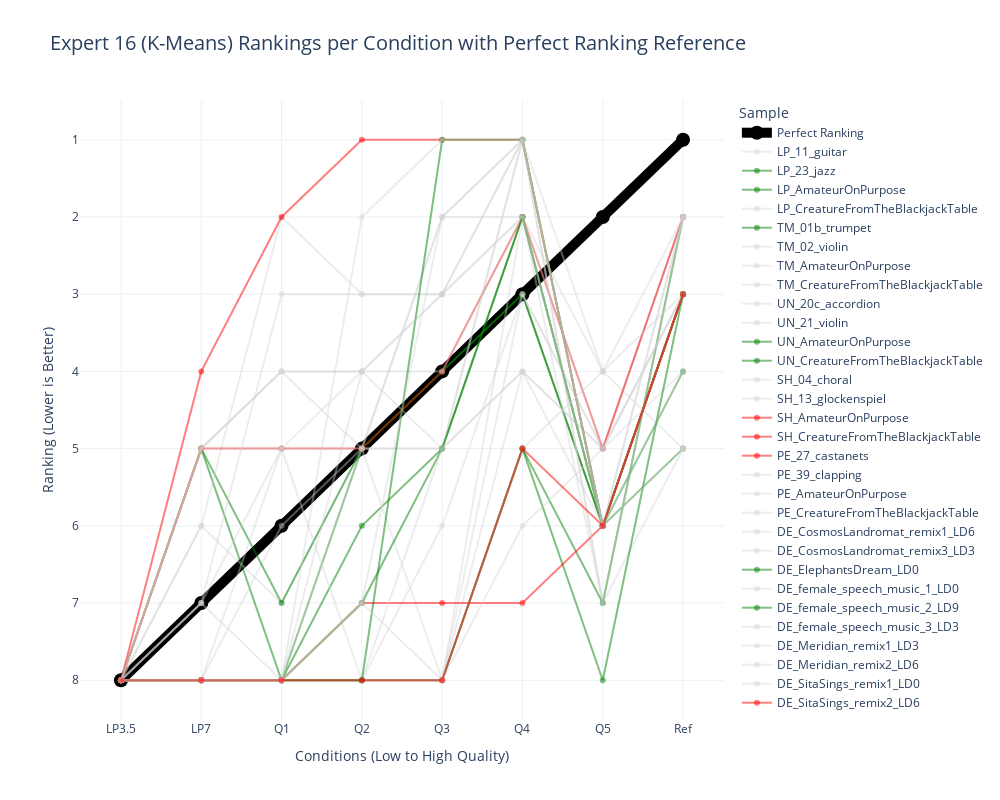

Notebook cell for this chart:
### Code cell
# Spaghetti plot for Expert 16 rankings

reversed_expert16_rankings_hard_hardest = expert16_rankings_kmeans_based[:, ::-1]

# Reshape rankings data for Plotly
expert16_rankings_df = pd.DataFrame(reversed_expert16_rankings_hard_hardest, columns=conditions)
expert16_rankings_df['Sample'] = items

# Melt dataframe for better visualization
expert16_rankings_df_melted = expert16_rankings_df.melt(id_vars=['Sample'], var_name='Condition', value_name='Ranking')

expert16_rankings_df_melted = pd.concat([perfect_df, expert16_rankings_df_melted])


# Define custom colors
color_map = {
    "Perfect Ranking": "black"
}

# Assign green to easy items
for item in easy_easiest_trials_competition_kmeans:
    color_map[item] = "green"

# Assign red to hard items
for item in hard_hardest_trials_competition_kmeans:
    color_map[item] = "red"

# Assign light grey to all other samples
all_samples = expert16_rankings_df_melted['Sample'].unique()
for item in all_samples:
    if item not in color_map:
        color_map[item] = "lightgrey"

# Create plot
fig = px.line(expert16_rankings_df_melted, x='Condition', y='Ranking', color='Sample', markers=True,
              title="Expert 16 (K-Means) Rankings per Condition with Perfect Ranking Reference",
              labels={"Ranking": "Ranking", "Condition": "Conditions (Low to High Quality)"},
              color_discrete_map=color_map,
              template="plotly_white")

# Adjust figure dimensions
fig.update_layout(width=1000, height=800)

# Invert y-axis (lower ranks at top)
fig.update_yaxes(autorange="reversed")

# Modify the "Perfect Ranking" line to be more visible
fig.update_traces(
    selector=dict(name="Perfect Ranking"),
    line=dict(width=10, color='black'),
    marker=dict(size=14, color='black')
)

fig.update_layout(
    title=dict(
        text="Expert 16 (K-Means) Rankings per Condition with Perfect Ranking Reference",
        font=dict(size=20)  # Increase this value for a larger title
    )
)


# Update all traces except "Perfect Ranking" to be slightly transparent
fig.for_each_trace(
    lambda trace: trace.update(line=dict(color='rgba(211,211,211,0.4)')) 
    if trace.name != "Perfect Ranking" and color_map.get(trace.name) == "lightgrey" else None
)

# Optional: update easy and hard items to semi-transparent green and red
fig.for_each_trace(
    lambda trace: trace.update(line=dict(color='rgba(0,128,0,0.5)'))  # green with opacity
    if color_map.get(trace.name) == "green" else None
)
fig.for_each_trace(
    lambda trace: trace.update(line=dict(color='rgba(255,0,0,0.5)'))  # red with opacity
    if color_map.get(trace.name) == "red" else None
)


# Show figure
fig.show()

### Figure 1 — Plotly figure (JSON) as saved in the notebook; plotly's stock layout.template omitted (floating-point values rounded to 4 significant figures)
{"data": [{"hovertemplate": "Sample=Perfect Ranking<br>Conditions (Low to High Quality)=%{x}<br>Ranking (Lower is Better)=%{y}<extra></extra>", "legendgroup": "Perfect Ranking", "line": {"color": "black", "dash": "solid", "width": 10}, "marker": {"color": "black", "size": 14, "symbol": "circle"}, "mode": "lines+markers", "name": "Perfect Ranking", "orientation": "v", "showlegend": true, "type": "scatter", "x": ["LP3.5", "LP7", "Q1", "Q2", "Q3", "Q4", "Q5", "Ref"], "xaxis": "x", "y": [8, 7, 6, 5, 4, 3, 2, 1], "yaxis": "y"}, {"hovertemplate": "Sample=LP_11_guitar<br>Conditions (Low to High Quality)=%{x}<br>Ranking (Lower is Better)=%{y}<extra></extra>", "legendgroup": "LP_11_guitar", "line": {"color": "rgba(211,211,211,0.4)", "dash": "solid"}, "marker": {"symbol": "circle"}, "mode": "lines+markers", "name": "LP_11_guitar", "orientation": "v", "showlegend": true, "type": "scatter", "x": ["LP3.5", "LP7", "Q1", "Q2", "Q3", "Q4", "Q5", "Ref"], "xaxis": "x", "y": [8, 6, 7, 5, 2, 1, 6, 3], "yaxis": "y"}, {"hovertemplate": "Sample=LP_23_jazz<br>Conditions (Low to High Quality)=%{x}<br>Ranking (Lower is Better)=%{y}<extra></extra>", "legendgroup": "LP_23_jazz", "line": {"color": "rgba(0,128,0,0.5)", "dash": "solid"}, "marker": {"symbol": "circle"}, "mode": "lines+markers", "name": "LP_23_jazz", "orientation": "v", "showlegend": true, "type": "scatter", "x": ["LP3.5", "LP7", "Q1", "Q2", "Q3", "Q4", "Q5", "Ref"], "xaxis": "x", "y": [8, 8, 8, 6, 5, 2, 6, 3], "yaxis": "y"}, {"hovertemplate": "Sample=LP_AmateurOnPurpose<br>Conditions (Low to High Quality)=%{x}<br>Ranking (Lower is Better)=%{y}<extra></extra>", "legendgroup": "LP_AmateurOnPurpose", "line": {"color": "rgba(0,128,0,0.5)", "dash": "solid"}, "marker": {"symbol": "circle"}, "mode": "lines+markers", "name": "LP_AmateurOnPurpose", "orientation": "v", "showlegend": true, "type": "scatter", "x": ["LP3.5", "LP7", "Q1", "Q2", "Q3", "Q4", "Q5", "Ref"], "xaxis": "x", "y": [8, 5, 8, 5, 4, 3, 6, 3], "yaxis": "y"}, {"hovertemplate": "Sample=LP_CreatureFromTheBlackjackTable<br>Conditions (Low to High Quality)=%{x}<br>Ranking (Lower is Better)=%{y}<extra></extra>", "legendgroup": "LP_CreatureFromTheBlackjackTable", "line": {"color": "rgba(211,211,211,0.4)", "dash": "solid"}, "marker": {"symbol": "circle"}, "mode": "lines+markers", "name": "LP_CreatureFromTheBlackjackTable", "orientation": "v", "showlegend": true, "type": "scatter", "x": ["LP3.5", "LP7", "Q1", "Q2", "Q3", "Q4", "Q5", "Ref"], "xaxis": "x", "y": [8, 8, 6, 5, 8, 4, 5, 3], "yaxis": "y"}, {"hovertemplate": "Sample=TM_01b_trumpet<br>Conditions (Low to High Quality)=%{x}<br>Ranking (Lower is Better)=%{y}<extra></extra>", "legendgroup": "TM_01b_trumpet", "line": {"color": "rgba(0,128,0,0.5)", "dash": "solid"}, "marker": {"symbol": "circle"}, "mode": "lines+markers", "name": "TM_01b_trumpet", "orientation": "v", "showlegend": true, "type": "scatter", "x": ["LP3.5", "LP7", "Q1", "Q2", "Q3", "Q4", "Q5", "Ref"], "xaxis": "x", "y": [8, 5, 7, 5, 4, 3, 6, 5], "yaxis": "y"}, {"hovertemplate": "Sample=TM_02_violin<br>Conditions (Low to High Quality)=%{x}<br>Ranking (Lower is Better)=%{y}<extra></extra>", "legendgroup": "TM_02_violin", "line": {"color": "rgba(211,211,211,0.4)", "dash": "solid"}, "marker": {"symbol": "circle"}, "mode": "lines+markers", "name": "TM_02_violin", "orientation": "v", "showlegend": true, "type": "scatter", "x": ["LP3.5", "LP7", "Q1", "Q2", "Q3", "Q4", "Q5", "Ref"], "xaxis": "x", "y": [8, 6, 2, 3, 3, 1, 7, 2], "yaxis": "y"}, {"hovertemplate": "Sample=TM_AmateurOnPurpose<br>Conditions (Low to High Quality)=%{x}<br>Ranking (Lower is Better)=%{y}<extra></extra>", "legendgroup": "TM_AmateurOnPurpose", "line": {"color": "rgba(211,211,211,0.4)", "dash": "solid"}, "marker": {"symbol": "circle"}, "mode": "lines+markers", "name": "TM_AmateurOnPurpose", "orientation": "v", "showlegend": true, "type": "scatter", "x": ["LP3.5", "LP7", "Q1", "Q2", "Q3", "Q4", "Q5", "Ref"], "xaxis": "x", "y": [8, 7, 8, 5, 5, 4, 5, 4], "yaxis": "y"}, {"hovertemplate": "Sample=TM_CreatureFromTheBlackjackTable<br>Conditions (Low to High Quality)=%{x}<br>Ranking (Lower is Better)=%{y}<extra></extra>", "legendgroup": "TM_CreatureFromTheBlackjackTable", "line": {"color": "rgba(211,211,211,0.4)", "dash": "solid"}, "marker": {"symbol": "circle"}, "mode": "lines+markers", "name": "TM_CreatureFromTheBlackjackTable", "orientation": "v", "showlegend": true, "type": "scatter", "x": ["LP3.5", "LP7", "Q1", "Q2", "Q3", "Q4", "Q5", "Ref"], "xaxis": "x", "y": [8, 5, 4, 4, 5, 1, 6, 3], "yaxis": "y"}, {"hovertemplate": "Sample=UN_20c_accordion<br>Conditions (Low to High Quality)=%{x}<br>Ranking (Lower is Better)=%{y}<extra></extra>", "legendgroup": "UN_20c_accordion", "line": {"color": "rgba(211,211,211,0.4)", "dash": "solid"}, "marker": {"symbol": "circle"}, "mode": "lines+markers", "name": "UN_20c_accordion", "orientation": "v", "showlegend": true, "type": "scatter", "x": ["LP3.5", "LP7", "Q1", "Q2", "Q3", "Q4", "Q5", "Ref"], "xaxis": "x", "y": [8, 8, 5, 8, 8, 2, 4, 5], "yaxis": "y"}, {"hovertemplate": "Sample=UN_21_violin<br>Conditions (Low to High Quality)=%{x}<br>Ranking (Lower is Better)=%{y}<extra></extra>", "legendgroup": "UN_21_violin", "line": {"color": "rgba(211,211,211,0.4)", "dash": "solid"}, "marker": {"symbol": "circle"}, "mode": "lines+markers", "name": "UN_21_violin", "orientation": "v", "showlegend": true, "type": "scatter", "x": ["LP3.5", "LP7", "Q1", "Q2", "Q3", "Q4", "Q5", "Ref"], "xaxis": "x", "y": [8, 5, 4, 4, 3, 2, 7, 5], "yaxis": "y"}, {"hovertemplate": "Sample=UN_AmateurOnPurpose<br>Conditions (Low to High Quality)=%{x}<br>Ranking (Lower is Better)=%{y}<extra></extra>", "legendgroup": "UN_AmateurOnPurpose", "line": {"color": "rgba(0,128,0,0.5)", "dash": "solid"}, "marker": {"symbol": "circle"}, "mode": "lines+markers", "name": "UN_AmateurOnPurpose", "orientation": "v", "showlegend": true, "type": "scatter", "x": ["LP3.5", "LP7", "Q1", "Q2", "Q3", "Q4", "Q5", "Ref"], "xaxis": "x", "y": [8, 8, 8, 8, 8, 5, 7, 2], "yaxis": "y"}, {"hovertemplate": "Sample=UN_CreatureFromTheBlackjackTable<br>Conditions (Low to High Quality)=%{x}<br>Ranking (Lower is Better)=%{y}<extra></extra>", "legendgroup": "UN_CreatureFromTheBlackjackTable", "line": {"color": "rgba(0,128,0,0.5)", "dash": "solid"}, "marker": {"symbol": "circle"}, "mode": "lines+markers", "name": "UN_CreatureFromTheBlackjackTable", "orientation": "v", "showlegend": true, "type": "scatter", "x": ["LP3.5", "LP7", "Q1", "Q2", "Q3", "Q4", "Q5", "Ref"], "xaxis": "x", "y": [8, 8, 8, 8, 8, 5, 8, 3], "yaxis": "y"}, {"hovertemplate": "Sample=SH_04_choral<br>Conditions (Low to High Quality)=%{x}<br>Ranking (Lower is Better)=%{y}<extra></extra>", "legendgroup": "SH_04_choral", "line": {"color": "rgba(211,211,211,0.4)", "dash": "solid"}, "marker": {"symbol": "circle"}, "mode": "lines+markers", "name": "SH_04_choral", "orientation": "v", "showlegend": true, "type": "scatter", "x": ["LP3.5", "LP7", "Q1", "Q2", "Q3", "Q4", "Q5", "Ref"], "xaxis": "x", "y": [8, 8, 8, 8, 6, 3, 5, 2], "yaxis": "y"}, {"hovertemplate": "Sample=SH_13_glockenspiel<br>Conditions (Low to High Quality)=%{x}<br>Ranking (Lower is Better)=%{y}<extra></extra>", "legendgroup": "SH_13_glockenspiel", "line": {"color": "rgba(211,211,211,0.4)", "dash": "solid"}, "marker": {"symbol": "circle"}, "mode": "lines+markers", "name": "SH_13_glockenspiel", "orientation": "v", "showlegend": true, "type": "scatter", "x": ["LP3.5", "LP7", "Q1", "Q2", "Q3", "Q4", "Q5", "Ref"], "xaxis": "x", "y": [8, 8, 8, 8, 8, 3, 5, 2], "yaxis": "y"}, {"hovertemplate": "Sample=SH_AmateurOnPurpose<br>Conditions (Low to High Quality)=%{x}<br>Ranking (Lower is Better)=%{y}<extra></extra>", "legendgroup": "SH_AmateurOnPurpose", "line": {"color": "rgba(255,0,0,0.5)", "dash": "solid"}, "marker": {"symbol": "circle"}, "mode": "lines+markers", "name": "SH_AmateurOnPurpose", "orientation": "v", "showlegend": true, "type": "scatter", "x": ["LP3.5", "LP7", "Q1", "Q2", "Q3", "Q4", "Q5", "Ref"], "xaxis": "x", "y": [8, 5, 5, 5, 4, 2, 5, 2], "yaxis": "y"}, {"hovertemplate": "Sample=SH_CreatureFromTheBlackjackTable<br>Conditions (Low to High Quality)=%{x}<br>Ranking (Lower is Better)=%{y}<extra></extra>", "legendgroup": "SH_CreatureFromTheBlackjackTable", "line": {"color": "rgba(255,0,0,0.5)", "dash": "solid"}, "marker": {"symbol": "circle"}, "mode": "lines+markers", "name": "SH_CreatureFromTheBlackjackTable", "orientation": "v", "showlegend": true, "type": "scatter", "x": ["LP3.5", "LP7", "Q1", "Q2", "Q3", "Q4", "Q5", "Ref"], "xaxis": "x", "y": [8, 4, 2, 1, 1, 1, 6, 3], "yaxis": "y"}, {"hovertemplate": "Sample=PE_27_castanets<br>Conditions (Low to High Quality)=%{x}<br>Ranking (Lower is Better)=%{y}<extra></extra>", "legendgroup": "PE_27_castanets", "line": {"color": "rgba(255,0,0,0.5)", "dash": "solid"}, "marker": {"symbol": "circle"}, "mode": "lines+markers", "name": "PE_27_castanets", "orientation": "v", "showlegend": true, "type": "scatter", "x": ["LP3.5", "LP7", "Q1", "Q2", "Q3", "Q4", "Q5", "Ref"], "xaxis": "x", "y": [8, 8, 8, 7, 7, 7, 6, 3], "yaxis": "y"}, {"hovertemplate": "Sample=PE_39_clapping<br>Conditions (Low to High Quality)=%{x}<br>Ranking (Lower is Better)=%{y}<extra></extra>", "legendgroup": "PE_39_clapping", "line": {"color": "rgba(211,211,211,0.4)", "dash": "solid"}, "marker": {"symbol": "circle"}, "mode": "lines+markers", "name": "PE_39_clapping", "orientation": "v", "showlegend": true, "type": "scatter", "x": ["LP3.5", "LP7", "Q1", "Q2", "Q3", "Q4", "Q5", "Ref"], "xaxis": "x", "y": [8, 8, 8, 8, 8, 6, 5, 3], "yaxis": "y"}, {"hovertemplate": "Sample=PE_AmateurOnPurpose<br>Conditions (Low to High Quality)=%{x}<br>Ranking (Lower is Better)=%{y}<extra></extra>", "legendgroup": "PE_AmateurOnPurpose", "line": {"color": "rgba(211,211,211,0.4)", "dash": "solid"}, "marker": {"symbol": "circle"}, "mode": "lines+markers", "name": "PE_AmateurOnPurpose", "orientation": "v", "showlegend": true, "type": "scatter", "x": ["LP3.5", "LP7", "Q1", "Q2", "Q3", "Q4", "Q5", "Ref"], "xaxis": "x", "y": [8, 5, 5, 4, 4, 2, 5, 3], "yaxis": "y"}, {"hovertemplate": "Sample=PE_CreatureFromTheBlackjackTable<br>Conditions (Low to High Quality)=%{x}<br>Ranking (Lower is Better)=%{y}<extra></extra>", "legendgroup": "PE_CreatureFromTheBlackjackTable", "line": {"color": "rgba(211,211,211,0.4)", "dash": "solid"}, "marker": {"symbol": "circle"}, "mode": "lines+markers", "name": "PE_CreatureFromTheBlackjackTable", "orientation": "v", "showlegend": true, "type": "scatter", "x": ["LP3.5", "LP7", "Q1", "Q2", "Q3", "Q4", "Q5", "Ref"], "xaxis": "x", "y": [8, 7, 5, 5, 5, 1, 7, 2], "yaxis": "y"}, {"hovertemplate": "Sample=DE_CosmosLandromat_remix1_LD6<br>Conditions (Low to High Quality)=%{x}<br>Ranking (Lower is Better)=%{y}<extra></extra>", "legendgroup": "DE_CosmosLandromat_remix1_LD6", "line": {"color": "rgba(211,211,211,0.4)", "dash": "solid"}, "marker": {"symbol": "circle"}, "mode": "lines+markers", "name": "DE_CosmosLandromat_remix1_LD6", "orientation": "v", "showlegend": true, "type": "scatter", "x": ["LP3.5", "LP7", "Q1", "Q2", "Q3", "Q4", "Q5", "Ref"], "xaxis": "x", "y": [8, 5, 4, 5, 2, 1, 4, 3], "yaxis": "y"}, {"hovertemplate": "Sample=DE_CosmosLandromat_remix3_LD3<br>Conditions (Low to High Quality)=%{x}<br>Ranking (Lower is Better)=%{y}<extra></extra>", "legendgroup": "DE_CosmosLandromat_remix3_LD3", "line": {"color": "rgba(211,211,211,0.4)", "dash": "solid"}, "marker": {"symbol": "circle"}, "mode": "lines+markers", "name": "DE_CosmosLandromat_remix3_LD3", "orientation": "v", "showlegend": true, "type": "scatter", "x": ["LP3.5", "LP7", "Q1", "Q2", "Q3", "Q4", "Q5", "Ref"], "xaxis": "x", "y": [8, 7, 3, 3, 3, 2, 6, 2], "yaxis": "y"}, {"hovertemplate": "Sample=DE_ElephantsDream_LD0<br>Conditions (Low to High Quality)=%{x}<br>Ranking (Lower is Better)=%{y}<extra></extra>", "legendgroup": "DE_ElephantsDream_LD0", "line": {"color": "rgba(0,128,0,0.5)", "dash": "solid"}, "marker": {"symbol": "circle"}, "mode": "lines+markers", "name": "DE_ElephantsDream_LD0", "orientation": "v", "showlegend": true, "type": "scatter", "x": ["LP3.5", "LP7", "Q1", "Q2", "Q3", "Q4", "Q5", "Ref"], "xaxis": "x", "y": [8, 8, 8, 7, 5, 2, 6, 4], "yaxis": "y"}, {"hovertemplate": "Sample=DE_female_speech_music_1_LD0<br>Conditions (Low to High Quality)=%{x}<br>Ranking (Lower is Better)=%{y}<extra></extra>", "legendgroup": "DE_female_speech_music_1_LD0", "line": {"color": "rgba(211,211,211,0.4)", "dash": "solid"}, "marker": {"symbol": "circle"}, "mode": "lines+markers", "name": "DE_female_speech_music_1_LD0", "orientation": "v", "showlegend": true, "type": "scatter", "x": ["LP3.5", "LP7", "Q1", "Q2", "Q3", "Q4", "Q5", "Ref"], "xaxis": "x", "y": [8, 8, 8, 8, 5, 4, 6, 4], "yaxis": "y"}, {"hovertemplate": "Sample=DE_female_speech_music_2_LD9<br>Conditions (Low to High Quality)=%{x}<br>Ranking (Lower is Better)=%{y}<extra></extra>", "legendgroup": "DE_female_speech_music_2_LD9", "line": {"color": "rgba(0,128,0,0.5)", "dash": "solid"}, "marker": {"symbol": "circle"}, "mode": "lines+markers", "name": "DE_female_speech_music_2_LD9", "orientation": "v", "showlegend": true, "type": "scatter", "x": ["LP3.5", "LP7", "Q1", "Q2", "Q3", "Q4", "Q5", "Ref"], "xaxis": "x", "y": [8, 8, 8, 8, 1, 1, 6, 3], "yaxis": "y"}, {"hovertemplate": "Sample=DE_female_speech_music_3_LD3<br>Conditions (Low to High Quality)=%{x}<br>Ranking (Lower is Better)=%{y}<extra></extra>", "legendgroup": "DE_female_speech_music_3_LD3", "line": {"color": "rgba(211,211,211,0.4)", "dash": "solid"}, "marker": {"symbol": "circle"}, "mode": "lines+markers", "name": "DE_female_speech_music_3_LD3", "orientation": "v", "showlegend": true, "type": "scatter", "x": ["LP3.5", "LP7", "Q1", "Q2", "Q3", "Q4", "Q5", "Ref"], "xaxis": "x", "y": [8, 8, 8, 7, 2, 2, 6, 2], "yaxis": "y"}, {"hovertemplate": "Sample=DE_Meridian_remix1_LD3<br>Conditions (Low to High Quality)=%{x}<br>Ranking (Lower is Better)=%{y}<extra></extra>", "legendgroup": "DE_Meridian_remix1_LD3", "line": {"color": "rgba(211,211,211,0.4)", "dash": "solid"}, "marker": {"symbol": "circle"}, "mode": "lines+markers", "name": "DE_Meridian_remix1_LD3", "orientation": "v", "showlegend": true, "type": "scatter", "x": ["LP3.5", "LP7", "Q1", "Q2", "Q3", "Q4", "Q5", "Ref"], "xaxis": "x", "y": [8, 8, 8, 4, 3, 1, 6, 5], "yaxis": "y"}, {"hovertemplate": "Sample=DE_Meridian_remix2_LD6<br>Conditions (Low to High Quality)=%{x}<br>Ranking (Lower is Better)=%{y}<extra></extra>", "legendgroup": "DE_Meridian_remix2_LD6", "line": {"color": "rgba(211,211,211,0.4)", "dash": "solid"}, "marker": {"symbol": "circle"}, "mode": "lines+markers", "name": "DE_Meridian_remix2_LD6", "orientation": "v", "showlegend": true, "type": "scatter", "x": ["LP3.5", "LP7", "Q1", "Q2", "Q3", "Q4", "Q5", "Ref"], "xaxis": "x", "y": [8, 8, 8, 2, 1, 1, 6, 3], "yaxis": "y"}, {"hovertemplate": "Sample=DE_SitaSings_remix1_LD0<br>Conditions (Low to High Quality)=%{x}<br>Ranking (Lower is Better)=%{y}<extra></extra>", "legendgroup": "DE_SitaSings_remix1_LD0", "line": {"color": "rgba(211,211,211,0.4)", "dash": "solid"}, "marker": {"symbol": "circle"}, "mode": "lines+markers", "name": "DE_SitaSings_remix1_LD0", "orientation": "v", "showlegend": true, "type": "scatter", "x": ["LP3.5", "LP7", "Q1", "Q2", "Q3", "Q4", "Q5", "Ref"], "xaxis": "x", "y": [8, 8, 8, 7, 8, 5, 4, 2], "yaxis": "y"}, {"hovertemplate": "Sample=DE_SitaSings_remix2_LD6<br>Conditions (Low to High Quality)=%{x}<br>Ranking (Lower is Better)=%{y}<extra></extra>", "legendgroup": "DE_SitaSings_remix2_LD6", "line": {"color": "rgba(255,0,0,0.5)", "dash": "solid"}, "marker": {"symbol": "circle"}, "mode": "lines+markers", "name": "DE_SitaSings_remix2_LD6", "orientation": "v", "showlegend": true, "type": "scatter", "x": ["LP3.5", "LP7", "Q1", "Q2", "Q3", "Q4", "Q5", "Ref"], "xaxis": "x", "y": [8, 8, 8, 8, 8, 5, 6, 3], "yaxis": "y"}], "layout": {"height": 800, "legend": {"title": {"text": "Sample"}, "tracegroupgap": 0}, "title": {"font": {"size": 20}, "text": "Expert 16 (K-Means) Rankings per Condition with Perfect Ranking Reference"}, "width": 1000, "xaxis": {"anchor": "y", "domain": [0, 1], "title": {"text": "Conditions (Low to High Quality)"}}, "yaxis": {"anchor": "x", "autorange": "reversed", "domain": [0, 1], "title": {"text": "Ranking (Lower is Better)"}}}}
